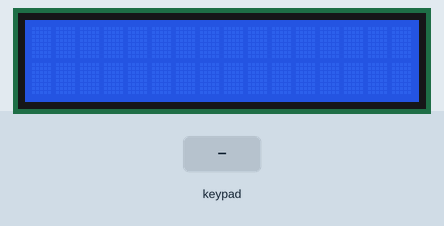
Recording of a sketch running on a simulated Arduino Uno, built with avr-gcc and run on an emulated ATmega328P. Parts: 16×2 character LCD. The inputs (shaded band) are chosen by the test bench. What the sketch prints to the serial monitor is not drawn.

Above: at 1.2 s.
1.3 s: keypad keys 9 8 7 6 pressed 0.4 s apart
At 2.59 s:
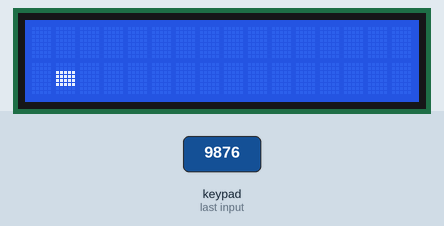
4.4 s: key '6' pressed
At 4.49 s:
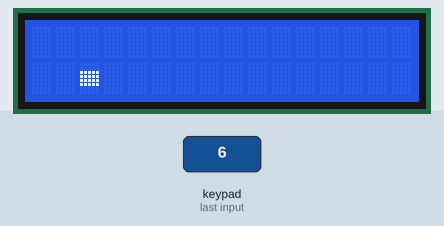
6.0 s: keypad keys 9 8 7 6 # pressed 0.4 s apart
At 7.29 s:
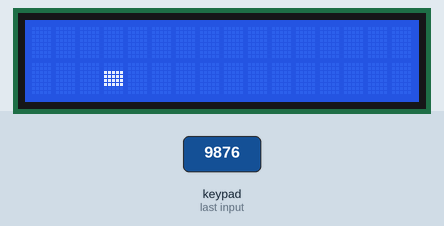
9.5 s: key '2' pressed
At 9.59 s:
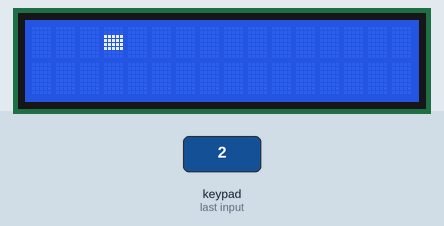
Timing chart, 0 to 12.1 s (numbered marks = the images above; inputs shaded):
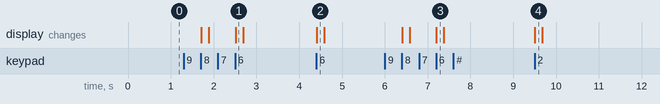

Measured:
- after the input at 1.3 s, the display: first changes after 0.41 s (image 1 shows a later state)
- after the input at 4.4 s, the display: changes at once (image 2)
- after the input at 6.0 s, the display: first changes after 0.41 s (image 3 shows a later state)
- after the input at 9.5 s, the display: changes at once (image 4)

The sketch:

Alpha.ino
```cpp
#include<Wire.h>
#include<LiquidCrystal_I2C.h>
#include<Keypad.h>
#define LED_PIN 13
LiquidCrystal_I2C lcd(0x27,16,2);
byte object[] = {
  B00000,
  B00000,
  B11111,
  B11111,
  B11111,
  B11111,
  B00000,
  B00000
};
byte Block[]={
  B00000,
  B11111,
  B11111,
  B11111,
  B11111,
  B11111,
  B11111,
  B00000
};
//-------------------- VARIABLES -----------------------//
const byte ROWS=4; //LEFT -> RIGHT PINS FOR 4X3 keypad //digital pins from 9 -> ~3
const byte COLS=3;
char keys[ROWS][COLS] = {
  {'1','2','3'},
  {'4','5','6'},
  {'7','8','9'},
  {'*','0','#'}
};
byte rowPins[ROWS] = {9,8,7,6};
byte colPins[COLS] = {5,4,3};
Keypad keypad= Keypad(makeKeymap(keys),rowPins,colPins,ROWS,COLS);
int cursorCount = 0; //for dispalying object and moving on to the next block
int cursorUP_DOWN = 0; // for column
int OCP = 5;
//-------------------- VARIABLES -----------------------//


//--------------------  FUNCTIONS   -------------------//

int Move(int x , int y){
  lcd.setCursor(x,y);
  lcd.write(3);
  if( x >= 16 ){
      x = 0;
      lcd.setCursor(0,0);
  }
  Serial.print(" X => ");
  Serial.println(x);
}

int MOVE_DOWN(int x , int y){
  lcd.setCursor(x,y);
  lcd.write(3);
}
//--------------------  FUNCTIONS   -------------------//
// || SETUP_FUNCTION ||  ............. || ............||
void setup() {
  lcd.init();
  lcd.clear();
  lcd.backlight();
  // lcd.setCursor(0,0);
  lcd.createChar(3, object);
  lcd.createChar(0, Block);
  lcd.setCursor(0,0);
  lcd.home();
  digitalWrite(LED_PIN,LOW);
  Serial.begin(9600);

}


void loop() {
  char key = keypad.getKey();
  if(key){
    switch(key){
      case '6': //forward
        cursorCount = cursorCount + 1;
        Serial.println(cursorCount);
        Move(cursorCount,cursorUP_DOWN);
        if(cursorCount ==16){
          cursorCount =0;
        }
        delay(175); //------- MOVEMENT SPEED ---------//
        lcd.clear();
        break;
      case '4': // ---- MOVE BACK ----//
        cursorCount = cursorCount - 1;
        Move(cursorCount,cursorUP_DOWN);
        if(cursorCount < 0 ){
          cursorCount =0;
        }
        delay(175);
        lcd.clear();
        break;
      case '8': // MOVE-DOWN
        cursorUP_DOWN = 1;
        MOVE_DOWN(cursorCount,cursorUP_DOWN);
        delay(175);
        lcd.clear();
        break;
      case '2':
        cursorUP_DOWN = 0;
        MOVE_DOWN(cursorCount,cursorUP_DOWN);
        delay(175);
        lcd.clear();
        break;
    }
  }

  /* --------OLD CODE WITH 'IF'--------------/
  if (key== keys[1][2]){
    Serial.print("Key : ");
    Serial.println(key);
    lcd.setCursor(cursorCount,0);
    lcd.write(3);
    delay(500);
    cursorCount = cursorCount +1;
    if(cursorCount == 16){
      cursorCount = 0;
    }
    delay(50);
    lcd.clear();
  }
  if(key == keys[1][0]){
    int newCursor = cursorCount -2;
    lcd.setCursor(newCursor, 0);
    lcd.write(3);
    delay(500);
    cursorCount ==cursorCount -1;
    if(cursorCount == 16){
      cursorCount = 0;
    }
    delay(50);
    lcd.clear();

  }
  --------OLD CODE WITH 'IF'-------------- */
}
```
